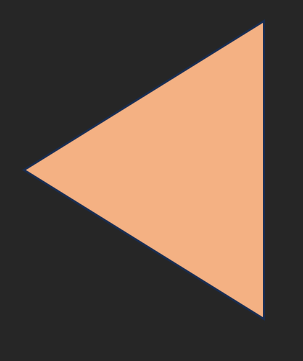
#> input picture left/Screenshot 2025-02-25 110525.png, 303 x 361 px; its folder holds 4 pictures in this run
$ python image-trainer.py
#> lines starting #> are read from the running program, lines starting #| are printed output that depends on the picture; after the words box and inside, x2 and y2 are one past the last pixel; in counts of white or black regions, pixels touching at a corner belong together
import cv2
import os
import json
import numpy as np
from datetime import datetime

def create_folder(folder_name):
    """Creates a folder if it doesn't already exist."""
#> the answer given: left
    if not os.path.exists(folder_name):
        os.makedirs(folder_name)

class TriangleOrientationClassifier:
    def __init__(self):
        # Visualization settings
        self.colors = {
            'contour': (0, 255, 0),  # Green
            'centroid': (0, 0, 255),  # Red
            'leftmost': (255, 0, 0),  # Blue
            'rightmost': (255, 255, 0),  # Cyan
            'text': (0, 0, 255)  # Red
        }

    def analyze_image(self, image_path):
        """Analyze a triangle image and determine its orientation."""
#> called with image_path = 'left/Screenshot 2025-02-25 110525.png'
        # Read the image
        image = cv2.imread(image_path)
#> image is the input picture: shape (361, 303, 3); mean B, G, R 68.4, 82.4, 103.5
        if image is None:
            return "Error: Could not read image", None

        # Create visualization
        visualization = image.copy()

        # Get dimensions
        height, width = image.shape[:2]
#> height = 361; width = 303

        # Convert to grayscale
        gray = cv2.cvtColor(image, cv2.COLOR_BGR2GRAY)

        # Create a list to track our approaches
        approaches = []

        # 1. Enhanced color segmentation for dark colors against dark backgrounds
        # First, let's try using the RGB channels directly to find color differences

        # Split the image into its RGB channels
        b, g, r = cv2.split(image)
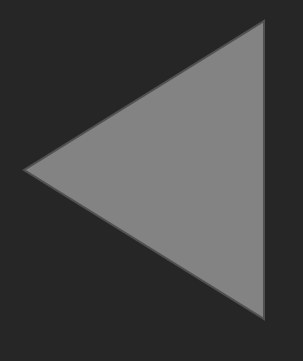
#> b: shape (361, 303); min 38, max 131, mean 68.4
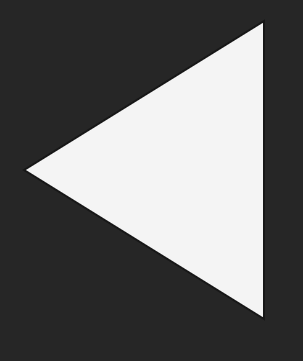
#> r: shape (361, 303); min 23, max 244, mean 103.5

        # Create difference images between channels to highlight the colored triangle
        rg_diff = cv2.absdiff(r, g)
        rb_diff = cv2.absdiff(r, b)
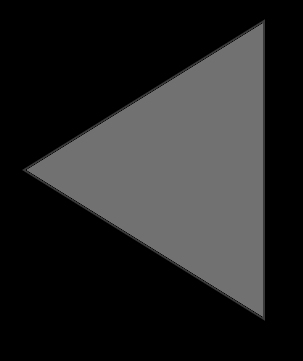
#> rb_diff: shape (361, 303); min 0, max 113, mean 36.8
        gb_diff = cv2.absdiff(g, b)
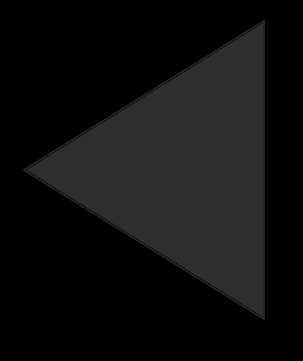
#> gb_diff: shape (361, 303); min 0, max 46, mean 15.2

        # Combine the differences to enhance the triangle visibility
        color_diff = cv2.max(cv2.max(rg_diff, rb_diff), gb_diff)

        # Apply threshold to get a binary image
        _, color_thresh = cv2.threshold(color_diff, 15, 255, cv2.THRESH_BINARY)
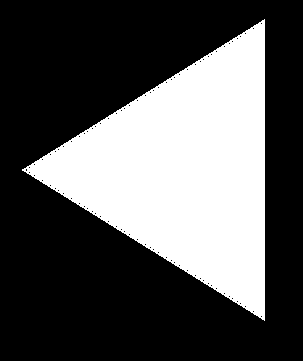
#> color_thresh: shape (361, 303); 33.5% white; 1 white region, box (x1, y1, x2, y2) and area: (22, 19, 265, 321) 36676

        # Apply morphological operations to clean up the binary image
        kernel = np.ones((3, 3), np.uint8)
        color_mask = cv2.morphologyEx(color_thresh, cv2.MORPH_OPEN, kernel, iterations=1)
#> color_mask: shape (361, 303); 33.2% white; 1 white region, box (x1, y1, x2, y2) and area: (27, 20, 265, 320) 36270
        color_mask = cv2.morphologyEx(color_mask, cv2.MORPH_CLOSE, kernel, iterations=2)
#> color_mask: shape (361, 303); 33.2% white; 1 white region, box (x1, y1, x2, y2) and area: (27, 20, 265, 320) 36334

        approaches.append(("Color Difference", color_mask))

        # 2. Try Contrast Enhancement
        # Apply CLAHE (Contrast Limited Adaptive Histogram Equalization) to enhance contrast
        clahe = cv2.createCLAHE(clipLimit=3.0, tileGridSize=(8, 8))
        enhanced_gray = clahe.apply(gray)

        # Apply adaptive thresholding on the enhanced image
        enhanced_thresh = cv2.adaptiveThreshold(enhanced_gray, 255, cv2.ADAPTIVE_THRESH_GAUSSIAN_C,
                                              cv2.THRESH_BINARY_INV, 11, 2)
#> enhanced_thresh: shape (361, 303); 3.9% white; 1 white region, box (x1, y1, x2, y2) and area: (21, 19, 268, 321) 4234

        enhanced_mask = cv2.morphologyEx(enhanced_thresh, cv2.MORPH_OPEN, kernel, iterations=1)
#> enhanced_mask: shape (361, 303); 3.9% white; 1 white region, box (x1, y1, x2, y2) and area: (23, 19, 268, 321) 4218
        enhanced_mask = cv2.morphologyEx(enhanced_mask, cv2.MORPH_CLOSE, kernel, iterations=2)
#> enhanced_mask: shape (361, 303); 3.9% white; 1 white region, box (x1, y1, x2, y2) and area: (23, 19, 268, 321) 4254

        approaches.append(("Enhanced Contrast", enhanced_mask))

        # 3. HSV color space with fine-tuned ranges for colored triangles
        # Convert to HSV color space
        hsv = cv2.cvtColor(image, cv2.COLOR_BGR2HSV)
#> hsv: shape (361, 303, 3); mean H, S, V 5.8, 40.3, 104.3

        # Define color ranges (including dark blue specifically)
        color_ranges = [
            # Dark blue (like in the example)
            (np.array([100, 50, 20]), np.array([140, 255, 100])),
            # Light blue
            (np.array([100, 50, 100]), np.array([140, 255, 255])),
            # Red (two ranges because red wraps around in HSV)
            (np.array([0, 70, 50]), np.array([10, 255, 255])),
            (np.array([160, 70, 50]), np.array([180, 255, 255])),
            # Green
            (np.array([40, 70, 50]), np.array([80, 255, 255])),
            # Yellow
            (np.array([20, 70, 50]), np.array([35, 255, 255])),
            # Dark colors (including black/near-black triangles)
            (np.array([0, 0, 0]), np.array([180, 255, 30]))
        ]

        # Create a combined mask for all color ranges
        combined_color_mask = np.zeros_like(gray)

        for lower, upper in color_ranges:
            # Create a mask for the color
            mask = cv2.inRange(hsv, lower, upper)
            combined_color_mask = cv2.bitwise_or(combined_color_mask, mask)

        # Clean the combined mask
        combined_color_mask = cv2.morphologyEx(combined_color_mask, cv2.MORPH_OPEN, kernel, iterations=1)
#> combined_color_mask: shape (361, 303); 0.02% white in thin lines or dots, all inside (x1, y1, x2, y2) = (262, 20, 265, 320)
        combined_color_mask = cv2.morphologyEx(combined_color_mask, cv2.MORPH_CLOSE, kernel, iterations=2)

        approaches.append(("HSV Color Range", combined_color_mask))

        # 4. Edge detection approach
        # Apply Canny edge detection with multiple threshold values
        edges_low = cv2.Canny(image, 30, 90)
#> edges_low: shape (361, 303); 0.98% white in thin lines or dots, all inside (x1, y1, x2, y2) = (23, 20, 265, 320)
        edges_high = cv2.Canny(image, 80, 200)

        # Combine the edge images
        edges_combined = cv2.bitwise_or(edges_low, edges_high)
        dilated_edges = cv2.dilate(edges_combined, kernel, iterations=1)
#> dilated_edges: shape (361, 303); 2.9% white; 2 white regions (1 under 20 px), largest, box (x1, y1, x2, y2) and area: (26, 19, 266, 321) 3198

        approaches.append(("Edge Detection", dilated_edges))

        # 5. For 3D triangles: try different lighting compensation
        # Apply gamma correction to brighten dark areas
        def adjust_gamma(image, gamma=1.0):
#> called with gamma = 1.5
            inv_gamma = 1.0 / gamma
            table = np.array([((i / 255.0) ** inv_gamma) * 255 for i in np.arange(0, 256)]).astype("uint8")
            return cv2.LUT(image, table)

        # Brighten the image to see details in dark areas
        brightened = adjust_gamma(image.copy(), gamma=1.5)

        # Apply processing to brightened image
        brightened_gray = cv2.cvtColor(brightened, cv2.COLOR_BGR2GRAY)
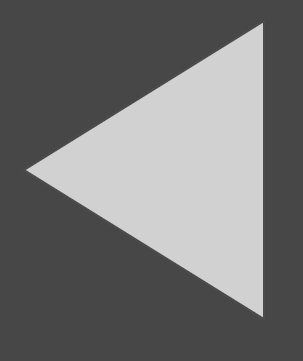
#> brightened_gray: shape (361, 303); min 71, max 209, mean 115.1
        _, bright_thresh = cv2.threshold(brightened_gray, 127, 255, cv2.THRESH_BINARY)
#> bright_thresh: shape (361, 303); 32% white; 1 white region, box (x1, y1, x2, y2) and area: (26, 23, 263, 317) 35000
        bright_mask = cv2.morphologyEx(bright_thresh, cv2.MORPH_OPEN, kernel, iterations=1)
#> bright_mask: shape (361, 303); 32% white; 1 white region, box (x1, y1, x2, y2) and area: (28, 24, 263, 316) 34994
        bright_mask = cv2.morphologyEx(bright_mask, cv2.MORPH_CLOSE, kernel, iterations=2)

        approaches.append(("Gamma Correction", bright_mask))

        # 6. Adaptive multi-level binary thresholding
        # Try multiple threshold levels to catch different triangle colors
        multi_thresh_mask = np.zeros_like(gray)

        threshold_levels = [15, 30, 50, 100, 150, 200]
        for thresh_val in threshold_levels:
            _, thresh_img = cv2.threshold(gray, thresh_val, 255, cv2.THRESH_BINARY)
            multi_thresh_mask = cv2.bitwise_or(multi_thresh_mask, thresh_img)

        multi_thresh_mask = cv2.morphologyEx(multi_thresh_mask, cv2.MORPH_OPEN, kernel, iterations=1)
        multi_thresh_mask = cv2.morphologyEx(multi_thresh_mask, cv2.MORPH_CLOSE, kernel, iterations=2)

        approaches.append(("Multi-Threshold", multi_thresh_mask))

        # Try all approaches to find a triangle
        successful_approach = None

        for approach_name, binary_image in approaches:
            # Find contours
            contours, _ = cv2.findContours(binary_image, cv2.RETR_EXTERNAL, cv2.CHAIN_APPROX_SIMPLE)

            # Sort contours by area (largest first)
            contours = sorted(contours, key=cv2.contourArea, reverse=True)

            # Check each contour for triangular shape
            for contour in contours[:5]:  # Check the 5 largest contours
                # Skip tiny contours
                if cv2.contourArea(contour) < 0.005 * (height * width):
                    continue

                # Approximate the contour to get a polygon
                perimeter = cv2.arcLength(contour, True)
                epsilon = 0.04 * perimeter
                approx = cv2.approxPolyDP(contour, epsilon, True)

                # Check if it's a triangle or close to one
                if 3 <= len(approx) <= 5:
                    # Mark which approach was successful
                    successful_approach = approach_name

                    # Draw the contour on the visualization
                    cv2.drawContours(visualization, [approx], 0, self.colors['contour'], 2)

                    # Calculate centroid
                    M = cv2.moments(contour)
                    if M["m00"] == 0:
                        continue

                    cx = int(M["m10"] / M["m00"])
                    cy = int(M["m01"] / M["m00"])

                    # Draw centroid
                    cv2.circle(visualization, (cx, cy), 5, self.colors['centroid'], -1)

                    # Find the leftmost and rightmost points
                    leftmost = tuple(contour[contour[:, :, 0].argmin()][0])
                    rightmost = tuple(contour[contour[:, :, 0].argmax()][0])

                    # Draw leftmost and rightmost points
                    cv2.circle(visualization, leftmost, 7, self.colors['leftmost'], -1)
                    cv2.circle(visualization, rightmost, 7, self.colors['rightmost'], -1)

                    # Calculate distribution of points
                    left_weight = 0
                    right_weight = 0

                    for point in contour:
                        if point[0][0] < cx:
                            left_weight += 1
                        else:
                            right_weight += 1

                    # Calculate center of mass vs geometric center
                    # Find the bounding box
                    x, y, w, h = cv2.boundingRect(contour)
                    geometric_center_x = x + w/2

                    # Determine orientation using multiple methods
                    # Method 1: Compare left/right point distribution
                    distribution_orientation = "left-sided" if left_weight > right_weight else "right-sided"

                    # Method 2: Compare centroid to geometric center
                    centroid_orientation = "left-sided" if cx < geometric_center_x else "right-sided"

                    # Method 3: Calculate skewness
                    # Get x-coordinates of contour points
                    x_coords = [point[0][0] for point in contour]
                    # Calculate mean and standard deviation
                    mean_x = np.mean(x_coords)
                    std_x = np.std(x_coords)
                    # Calculate skewness
                    if std_x > 0:
                        skewness = sum((x - mean_x) ** 3 for x in x_coords) / (len(x_coords) * std_x ** 3)
                        skewness_orientation = "left-sided" if skewness > 0 else "right-sided"
                    else:
                        skewness_orientation = "unknown"

                    # Calculate orientation votes
                    votes = {
                        "left-sided": 0,
                        "right-sided": 0
                    }

                    for orientation in [distribution_orientation, centroid_orientation, skewness_orientation]:
                        if orientation in votes:
                            votes[orientation] += 1

                    # Final orientation by voting
                    if votes["left-sided"] > votes["right-sided"]:
                        final_orientation = "left-sided"
                    elif votes["right-sided"] > votes["left-sided"]:
                        final_orientation = "right-sided"
                    else:
                        # Tiebreaker: use distribution method as it's most reliable for triangles
                        final_orientation = distribution_orientation

                    # Draw bounding box
                    cv2.rectangle(visualization, (x, y), (x+w, y+h), (255, 0, 255), 2)

                    # Add orientation text - use white text with black outline for better visibility on any background
                    text = final_orientation.upper()
                    cv2.putText(visualization, text, (10, 30),
                               cv2.FONT_HERSHEY_SIMPLEX, 0.8, (0, 0, 0), 4)  # Thicker black outline
                    cv2.putText(visualization, text, (10, 30),
                               cv2.FONT_HERSHEY_SIMPLEX, 0.8, (255, 255, 255), 2)  # White text

                    # Add detailed info with better visibility
                    info_text = [
                        f"Approach: {successful_approach}",
                        f"Vertices: {len(approx)}",
                        f"Left/Right ratio: {left_weight}/{right_weight}",
                        f"Centroid: ({cx},{cy})",
                        f"Geo center: ({int(geometric_center_x)},{int(y+h/2)})"
                    ]

                    for i, text in enumerate(info_text):
                        y_pos = 60 + 30*i
                        cv2.putText(visualization, text, (10, y_pos),
                                   cv2.FONT_HERSHEY_SIMPLEX, 0.6, (0, 0, 0), 3)  # Black outline
                        cv2.putText(visualization, text, (10, y_pos),
                                   cv2.FONT_HERSHEY_SIMPLEX, 0.6, (255, 255, 255), 1)  # White text

                    # Add triangle confidence
                    triangle_confidence = 100 if len(approx) == 3 else (75 if len(approx) == 4 else 50)
                    confidence_text = f"Triangle confidence: {triangle_confidence}%"
                    y_pos = 60 + 30*len(info_text)
                    cv2.putText(visualization, confidence_text, (10, y_pos),
                               cv2.FONT_HERSHEY_SIMPLEX, 0.6, (0, 0, 0), 3)  # Black outline
                    cv2.putText(visualization, confidence_text, (10, y_pos),
                               cv2.FONT_HERSHEY_SIMPLEX, 0.6, (255, 255, 255), 1)  # White text

                    return final_orientation, visualization
#> this loop made 1 pass
#> approach_name on pass 1: 'Color Difference'
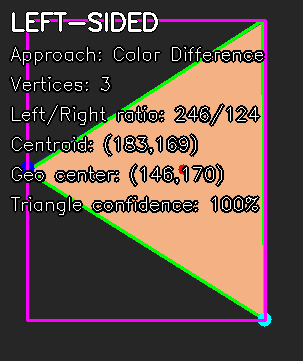
#> visualization: shape (361, 303, 3); mean B, G, R 69.1, 78.6, 96.3

        # If we got here, we couldn't identify a triangle
        # Add debug info about what we tried
        debug_text = ["No triangle detected", "Approaches tried:"]
        for i, (approach_name, _) in enumerate(approaches):
            debug_text.append(f"{i+1}. {approach_name}")

        # Add the debug info with good visibility
        for i, text in enumerate(debug_text):
            y_pos = 30 + 30*i
            cv2.putText(visualization, text, (10, y_pos),
                       cv2.FONT_HERSHEY_SIMPLEX, 0.7, (0, 0, 0), 3)  # Black outline
            cv2.putText(visualization, text, (10, y_pos),
                       cv2.FONT_HERSHEY_SIMPLEX, 0.7, (255, 255, 255), 1)  # White text

        # Show one of the processed binary images for debugging
        debug_img = cv2.resize(color_mask, (width//3, height//3))
        visualization[10:10+debug_img.shape[0], width-10-debug_img.shape[1]:width-10] = \
            cv2.cvtColor(debug_img, cv2.COLOR_GRAY2BGR) * 255

        return "Not a triangle", visualization

def save_analysis_json(output_path, original_path, orientation, serial):
    """Saves analysis results in JSON format."""
    data = {
        "serial": serial,
        "original_image": original_path,
        "orientation": orientation,
        "timestamp": datetime.now().strftime("%Y-%m-%d %H:%M:%S"),
    }

    with open(output_path, "w") as json_file:
        json.dump(data, json_file)

def main():
    # Initialize classifier
    classifier = TriangleOrientationClassifier()

    # Create output folders
    results_folder = "classification_results"
    json_folder = "classification_json"
    create_folder(results_folder)
    create_folder(json_folder)

    # Get images folder
    images_folder = input("Enter folder containing triangle images (mixed left and right): ").strip()
    if not os.path.exists(images_folder):
        print(f"Error: Folder '{images_folder}' does not exist.")
        return

    # Process each image
    image_extensions = ['.jpg', '.jpeg', '.png', '.bmp']
    serial = 1

    # Results tracking
    results = {
        "left-sided": [],
        "right-sided": [],
        "unknown": []
    }

    for filename in os.listdir(images_folder):
        file_path = os.path.join(images_folder, filename)

        # Check if it's an image file
        if any(filename.lower().endswith(ext) for ext in image_extensions):
            print(f"\nProcessing {filename}...")

            # Analyze the image
            orientation, visualization = classifier.analyze_image(file_path)

            if visualization is not None:
                # Save the visualization image
                result_filename = f"result_{serial}_{orientation}_{filename}"
                result_path = os.path.join(results_folder, result_filename)
                cv2.imwrite(result_path, visualization)

                # Save the JSON data
                json_filename = f"analysis_{serial}.json"
                json_path = os.path.join(json_folder, json_filename)
                save_analysis_json(json_path, file_path, orientation, serial)

                print(f"Classification result: {orientation}")
                print(f"Visualization saved: {result_path}")

                # Keep track of results
                if orientation in results:
                    results[orientation].append(filename)
                else:
                    results["unknown"].append(filename)

                serial += 1
#> pass 2 of the loop in main, `for filename in os.listdir(images_folder):`:
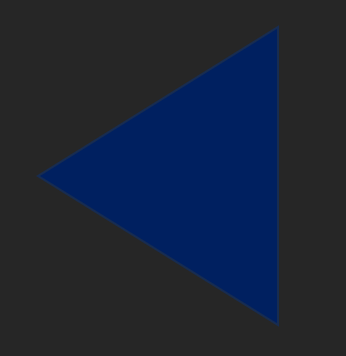
#> input picture left/Screenshot 2025-02-25 110530.png, 346 x 356 px
#> in analyze_image, image is the input picture: shape (356, 346, 3); mean B, G, R 55, 36.4, 27
#> gray: shape (356, 346)
#> b: shape (356, 346)
#> g: shape (356, 346)
#> r: shape (356, 346)
#> rg_diff: shape (356, 346)
#> rb_diff: shape (356, 346)
#> gb_diff: shape (356, 346)
#> in analyze_image (call 2), `_, color_thresh = cv2.threshold(color_diff, 15, 255, cv2.THRESH_BINARY)`:
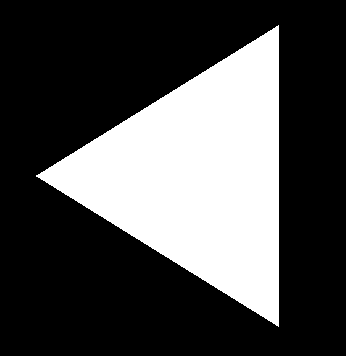
#> color_thresh: shape (356, 346); 29.8% white; 1 white region, box (x1, y1, x2, y2) and area: (36, 25, 279, 327) 36764
#> enhanced_gray: shape (356, 346)
#> enhanced_thresh: shape (356, 346); 2.2% white in thin lines or dots, all inside (x1, y1, x2, y2) = (36, 25, 280, 327)
#> in analyze_image (call 2), `enhanced_mask = cv2.morphologyEx(enhanced_thresh, cv2.MORPH_OPEN, kern..`:
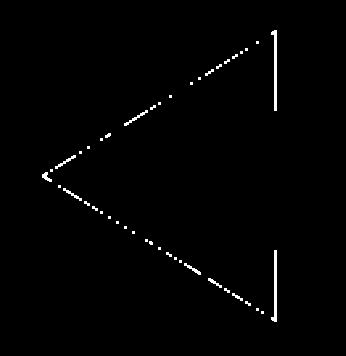
#> enhanced_mask: shape (356, 346); 1.1% white; 44 white regions (33 under 20 px), largest, box (x1, y1, x2, y2) and area: (271, 30, 277, 111) 254, (271, 250, 277, 322) 227, (124, 110, 148, 126) 75
#> hsv: shape (356, 346, 3); mean H, S, V 32.9, 74.9, 55
#> the loop in analyze_image, `for approach_name, binary_image in approaches:` made 1 pass

    # Print summary
    print("\n===== CLASSIFICATION SUMMARY =====")
    print(f"Total triangles processed: {serial-1}")
    print(f"Left-sided triangles: {len(results['left-sided'])}")
    print(f"Right-sided triangles: {len(results['right-sided'])}")
    print(f"Other results: {len(results['unknown'])}")

    print("\nResults saved to:")
    print(f"- Visualizations: '{results_folder}'")
    print(f"- JSON data: '{json_folder}'")

    # Interactive mode for individual images
    print("\n===== INTERACTIVE MODE =====")
    print("Enter image path to classify a single image (or 'q' to quit)")

    while True:
        image_path = input("\nImage path: ").strip()
#> the answer given: left/Screenshot 2025-02-25 110525.png
#> image_path = 'left/Screenshot 2025-02-25 110525.png'
#> in main, `orientation, visualization = classifier.analyze_image(image_path)`: orientation = 'left-sided'
#| Classification result: left-sided
#> the answer given: left/Screenshot 2025-02-25 110530.png
#> the answer given: left/Screenshot 2025-02-25 110535.png
        if image_path.lower() == 'q':
            break

        if os.path.exists(image_path):
            orientation, visualization = classifier.analyze_image(image_path)
            if visualization is not None:
                print(f"Classification result: {orientation}")

                # Display the result
                cv2.imshow("Triangle Orientation", visualization)
                cv2.waitKey(0)
                cv2.destroyAllWindows()
        else:
            print("Error: Image not found")

if __name__ == "__main__":
#> (the run stopped early here; a loop or call above may not have finished)
